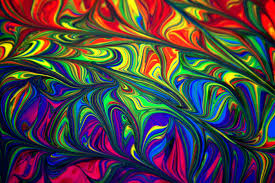
#> input picture colorful.jpg, 275 x 183 px
$ python sklearn_image_compression.py
#> lines starting #> are read from the running program, lines starting #| are printed output that depends on the picture
# -*- coding: utf-8 -*-
"""
Created on Wed Mar  5 20:43:44 2025

@author: laket
"""
import numpy as np
from sklearn.cluster import KMeans
import matplotlib.pyplot as plt
from PIL import Image

# Load the image
image = plt.imread('colorful.jpg')
#> image is the input picture: shape (183, 275, 3); mean R, G, B 78.4, 68.1, 67.5
image_array = np.array(image)

# Reshape the image array to a 2D array of pixels
width, height, channels = image_array.shape
#> width = 183; height = 275; channels = 3
print(width, height, channels)
#| 183 275 3
pixels = image_array.reshape(-1, channels).astype(np.float32)  # Convert to float32 for better precision

# Define the number of clusters (colors) for compression
n_colors = 30

# Apply K-Means clustering
kmeans = KMeans(n_clusters=n_colors, random_state=42, n_init=10)
kmeans.fit(pixels)

# Get the cluster centers (representative colors) and scale back to [0, 255]
cluster_centers = kmeans.cluster_centers_.astype(np.float32)
cluster_centers = np.clip(cluster_centers, 0, 255).astype(np.uint8)  # Clip values to [0, 255] and convert to uint8

# Assign each pixel to its nearest cluster center
labels = kmeans.predict(pixels)

# Replace each pixel with its cluster center
compressed_pixels = cluster_centers[labels].reshape(width, height, channels)
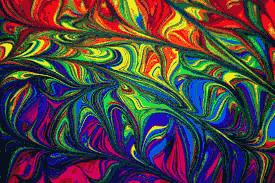
#> compressed_pixels: shape (183, 275, 3); mean of channels 0, 1, 2 77.9, 67.6, 67; drawn as R, G, B

# Create a new image from the compressed pixel data
compressed_image = Image.fromarray(compressed_pixels.astype(np.uint8))

# Display original and compressed images
plt.figure(figsize=(10, 5))

plt.subplot(1, 2, 1)
plt.title('Original Image')
plt.imshow(image)

plt.subplot(1, 2, 2)
plt.title('Compressed Image')
plt.imshow(compressed_image)

plt.show()
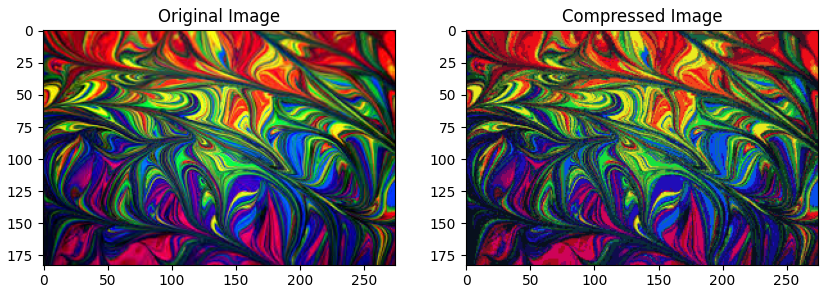
#> figure drawn by matplotlib, 2 panels

# Save the compressed image
compressed_image_path = 'comp_colorful_image.jpg'
compressed_image.save(compressed_image_path)

print(f"Original image size: {len(image_array.flatten())} bytes")
#| Original image size: 150975 bytes
print(f"Compressed image size: {len(compressed_pixels.flatten())} bytes")
#| Compressed image size: 150975 bytes
